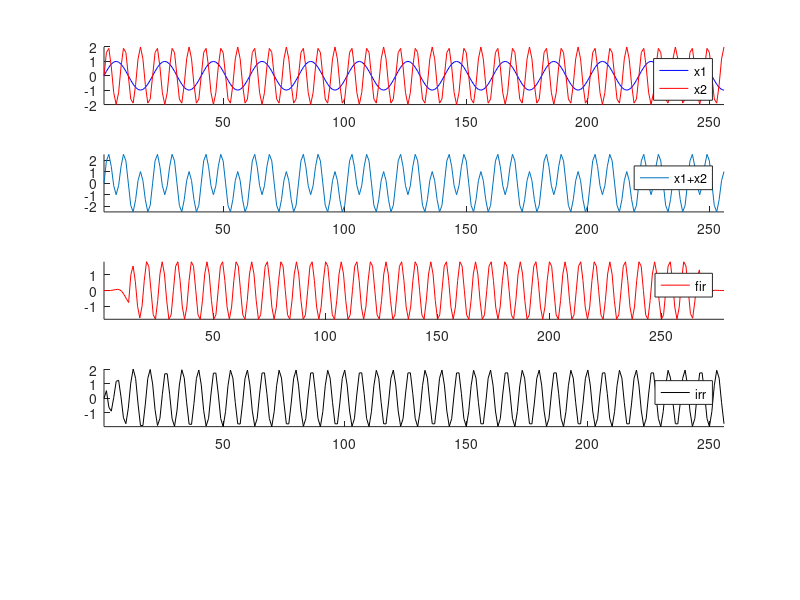

Write MATLAB code to recreate this figure.
close all
clear all
clc
Nx=256;
f1=50;
f2=150;
Fs=1000;
t=(0:Nx-1)/Fs;

x1=sin(2*pi*f1*t);
x2=2*sin(2*pi*f2*t);
x=x1+x2;

%filtr fir
N=21;
Fn=100;
Wn=100*2*pi;
b=fir1(N,Fn/(Fs/2),'high');
y1=conv(b,x);

%filtr iir
Nc=5;
R=0.5;
Wp=0.2;
[Bc,Ac]=cheby1(Nc,R,Wp,'high');
y2=filter(Bc,Ac,x);


figure
subplot(5,1,1), hold on
plot(x1,'b')
plot(x2,'r')
legend('x1','x2')
axis tight
subplot(5,1,2), hold on
plot(x)
legend('x1+x2')
axis tight
subplot(5,1,3), hold on
plot(y1,'r')
legend('fir')
axis tight
subplot(5,1,4), hold on
plot(y2,'k')
legend('irr')
axis tight

z=fft(y2)
